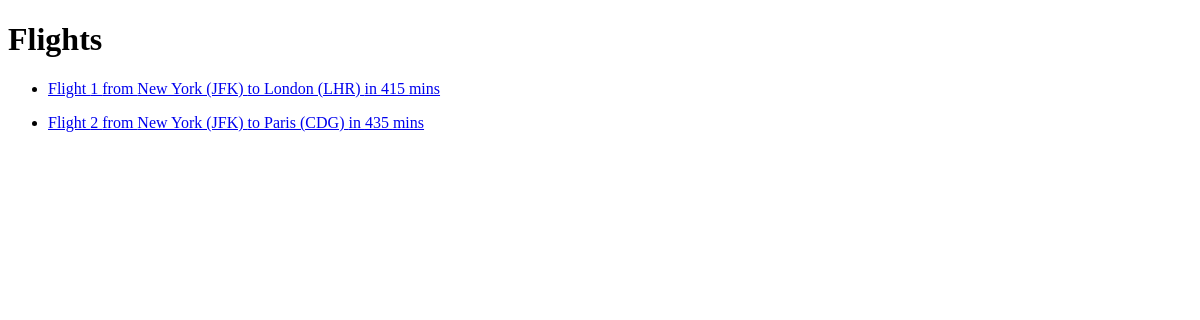
/flights/, run on an earlier commit of the app's database.
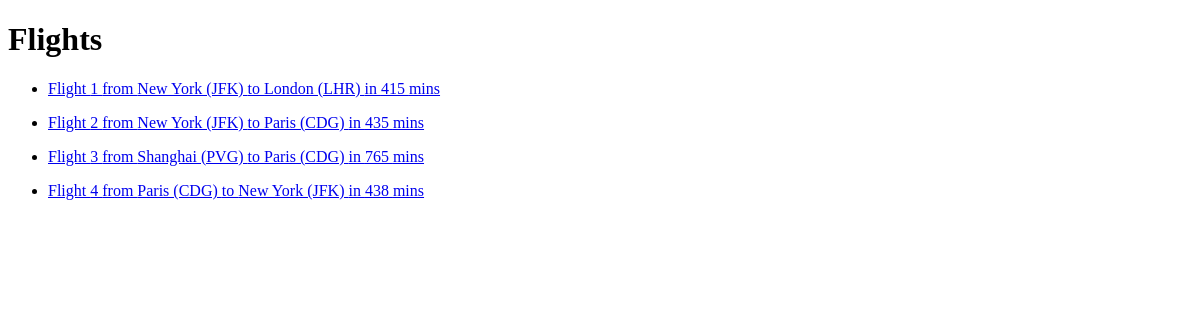
And on a later commit of the database.
### flights/models.py (models this page shows, shortened)
class Flight(models.Model):
    origin = models.ForeignKey(
        Airport, on_delete=models.CASCADE, related_name="departures")
    destination = models.ForeignKey(
        Airport, on_delete=models.CASCADE, related_name="arrivals")
    duration = models.IntegerField()

class Airport(models.Model):
    code = models.CharField(max_length=3)
    city = models.CharField(max_length=64)
    def __str__(self):
        return f'{self.city} ({self.code})'

### flights/views.py (the view)
# urls.py: path('', views.index, name='index'),
def index(request):
    return render(request, 'flights/index.html', {
        'flights': Flight.objects.all()
    })

### flights/templates/flights/index.html (shortened to what this page needs)
{% extends 'flights/layout.html' %}
{% block body %}
<h1>Flights</h1>
{% for flight in flights %}
<ul>
  <li>
    <a href="{% url 'flight' flight.id %}">
        Flight {{flight.id}} from {{flight.origin}} to {{flight.destination}} in {{flight.duration}} mins
    </a>
  </li>
</ul>
{% endfor %}
{% endblock %}

### flights/templates/flights/layout.html (shortened to what this page needs)
<!DOCTYPE html>
<html lang="en">
<head>
</head>
<body>
  {% block body %}
  {% endblock %}
</body>
</html>

What changed in the data, as far as the page shows it:
added Flight: id "3", origin "Shanghai (PVG)", destination "Paris (CDG)", duration "765"
added Flight: id "4", origin "Paris (CDG)", destination "New York (JFK)", duration "438"
